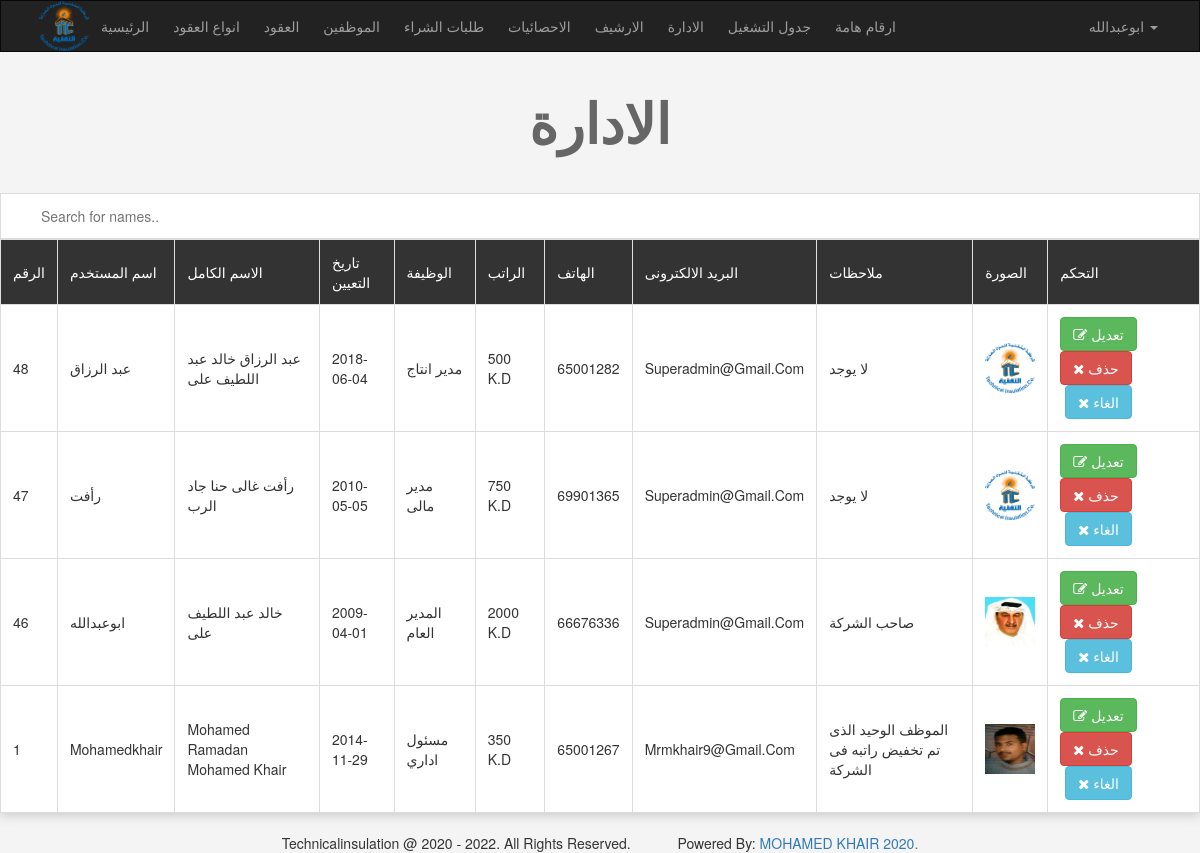
The app's page /admin/managers.php (signed in) with its own data.
### tables this page shows
CREATE TABLE `users` (
  `UserID` int(11) NOT NULL,
  `Username` varchar(255) NOT NULL,
  `Password` varchar(255) NOT NULL,
  `Email` varchar(255) NOT NULL,
  `FullName` varchar(255) NOT NULL,
  `GroupID` int(11) NOT NULL DEFAULT 0,
  `TrustStatus` int(11) NOT NULL DEFAULT 0,
  `RegStatus` int(11) NOT NULL DEFAULT 0,
  `Date` date NOT NULL,
  `avatar` varchar(255) NOT NULL,
  `Position` varchar(255) NOT NULL,
  `Salary` varchar(255) NOT NULL,
  `Phone` varchar(255) NOT NULL,
  `Notes` varchar(255) NOT NULL
);

### admin/managers.php (the view, shortened to what this page needs)
<!DOCTYPE html>
<html>
<head>
</head>
<?php
if (isset($_SESSION['Username'])){
include 'init.php';
$do = isset($_GET['do'])? $_GET['do'] : 'manage';
if ($do == 'manage'){
 $query ='';
 $stmt = $con->prepare ("SELECT * FROM users WHERE GroupID = 1 $query  ORDER BY UserID DESC");
  $stmt->execute();
  $rows = $stmt->fetchAll();
 if (! empty($rows)){
  ?>
    <h1 class="text-center">الادارة  </h1>
        <div class="table-responsive">
           <input type="text" id="myInput" onkeyup="myFunction()" placeholder="Search for names.." title="Type in a name">
          <table id="myTable"  class="main-table manage-members text-center table table-bordered">
          <tr class="header">
             <td> الرقم </td>
             <td> اسم المستخدم </td>
             <td> الاسم الكامل </td>
             <td> تاريخ التعيين </td>
             <td> الوظيفة </td>
             <td> الراتب </td>
             <td> الهاتف </td>
             <td> البريد الالكترونى </td>
             <td> ملاحظات </td>
             <td> الصورة </td>
             <td> التحكم </td>
          </tr>
          <?php
          foreach($rows as $row){
           echo"<tr>";
              echo"<td>" . $row['UserID'] ."</td>";
              echo"<td>" . $row['Username'] ."</td>";
              echo"<td>" . $row['FullName'] ."</td>";
              echo"<td>" . $row['Date'] ."</td>";
              echo"<td>" . $row['Position'] ."</td>";
              echo"<td>" . $row['Salary'] ." K.D</td>";
              echo"<td>" . $row['Phone'] ."</td>";
              echo"<td>" . $row['Email'] ."</td>";
              echo"<td>" . $row['Notes'] ."</td>";
              echo"<td>";
              if(empty( $row['avatar'])){
                echo '<img src="../img.png" alt=" " />';
              }else{
               echo "<img src='uploads/avatars/" . $row['avatar'] ." ' alt=' ' />";
              }
              echo "</td>";
              echo "<td> <a href='members.php?do=edit&userid=" . $row['UserID'] . " 'class='btn btn-success'><i class='fa fa-edit'></i> تعديل </a>
                         <a href='members.php?do=delete&userid=" . $row['UserID'] . " 'class='btn btn-danger confirm'><i class='fa fa-close'></i> حذف </a>";
                          if($row['GroupID']== 1){
                          echo "<a href='members.php?do=deleteadmin&userid=" . $row['UserID'] . " 'class='btn btn-info activate '><i class='fa fa-close'></i>  الغاء  </a>";
                         }
               echo "</td>";
           echo"</tr>";
          }
          ?>
          </table>
        </div>
     <?php
}}
    include $tpl .'footer.php';
}else{
   header ('location:index.php');
   exit();
}
?>

### admin/layout/css/backend.css (style rules this page uses)
body { background-color: #F4F4F4; text-transform: capitalize; }
iframe,img { width: 200px; height: 100px; }
h1 { font-size: 55px; margin: 40px 0; font-weight: bold; color: #666; }
.manage-members img { width: 50px; height: 50px; }
.main-table { -webkit-box-shadow: 0 3px 10px #ccc; -moz-box-shadow: 0 3px 10px #ccc; box-shadow: 0 3px 10px #ccc; }
.main-table td { background-color: #FFF; vertical-align: middle !important; }
.main-table tr:first-child td { background-color: #333; color: #FFF; }
.activate { margin-left: 5px; }

### admin/managers.php (style rules this page uses)
#myInput { background-position: 10px 10px; background-repeat: no-repeat; width: 100%; padding: 12px 20px 12px 40px; border: 1px solid #ddd; }
#myTable { border-collapse: collapse; width: 100%; border: 1px solid #ddd; }
#myTable th, #myTable td { text-align: left; padding: 12px; }
#myTable tr { border-bottom: 1px solid #ddd; }
#myTable tr.header, #myTable tr:hover { background-color: #f1f1f1; }

### records on screen
users: UserID "48", Username "عبد الرزاق", FullName "عبد الرزاق خالد عبد اللطيف على", Date "2018-06-04", Position "مدير انتاج", Salary "500", Phone "65001282", Email "Superadmin@gmail.com", Notes "لا يوجد", avatar (picture)
users: UserID "47", Username "رأفت", FullName "رأفت غالى حنا جاد الرب", Date "2010-05-05", Position "مدير مالى", Salary "750", Phone "69901365", Email "Superadmin@gmail.com", Notes "لا يوجد", avatar (picture)
users: UserID "46", Username "ابوعبدالله", FullName "خالد عبد اللطيف على", Date "2009-04-01", Position "المدير العام", Salary "2000", Phone "66676336", Email "Superadmin@gmail.com", Notes "صاحب الشركة", avatar (picture)
users: UserID "1", Username "Mohamedkhair", FullName "Mohamed Ramadan Mohamed Khair", Date "2014-11-29", Position "مسئول اداري", Salary "350", Phone "65001267", Email "Mrmkhair9@gmail.com", Notes "الموظف الوحيد الذى تم تخفيض راتبه فى الشركة", avatar (picture)

### other values on screen
lang('home_admin') "الرئيسية"
lang('categories') "انواع العقود"
lang('items') "العقود"
lang('members') "الموظفين"
lang('comments') "طلبات الشراء"
lang('statistics') "الاحصائيات"
lang('archives') "الارشيف"
lang('managers') "الادارة"
lang('itemsformans') "جدول التشغيل"
lang('phones') "ارقام هامة"
$_SESSION['Username'] "ابوعبدالله"
